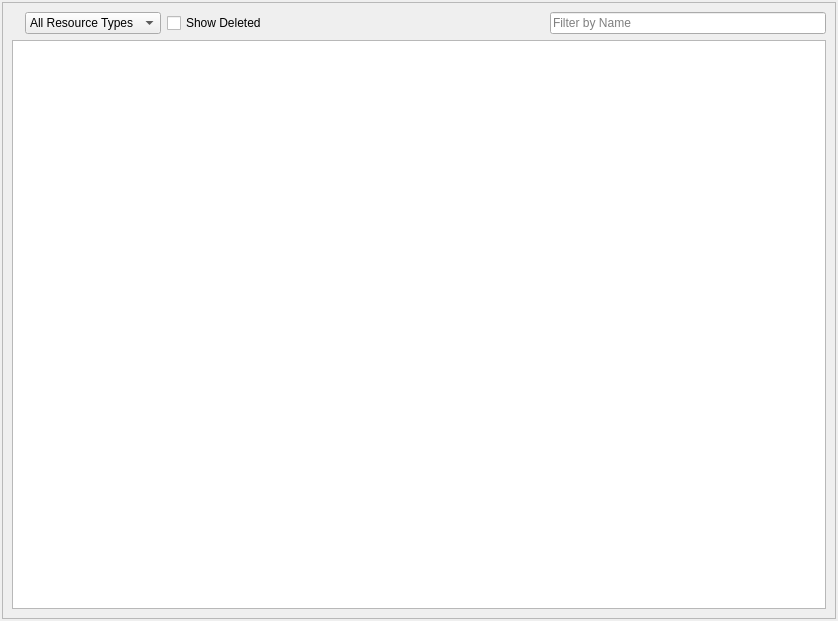
<?xml version="1.0" encoding="UTF-8"?>
<ui version="4.0">
 <class>ResourceWidget</class>
 <widget class="QDockWidget" name="ResourceWidget">
  <property name="geometry">
   <rect>
    <x>0</x>
    <y>0</y>
    <width>838</width>
    <height>621</height>
   </rect>
  </property>
  <property name="minimumSize">
   <size>
    <width>522</width>
    <height>200</height>
   </size>
  </property>
  <property name="sizeIncrement">
   <size>
    <width>5</width>
    <height>5</height>
   </size>
  </property>
  <property name="features">
   <set>QDockWidget::AllDockWidgetFeatures</set>
  </property>
  <property name="allowedAreas">
   <set>Qt::AllDockWidgetAreas</set>
  </property>
  <property name="windowTitle">
   <string>Resources</string>
  </property>
  <widget class="QWidget" name="dockWidgetContents">
   <layout class="QVBoxLayout" name="verticalLayout_3">
    <property name="spacing">
     <number>0</number>
    </property>
    <property name="leftMargin">
     <number>2</number>
    </property>
    <property name="topMargin">
     <number>2</number>
    </property>
    <property name="rightMargin">
     <number>2</number>
    </property>
    <property name="bottomMargin">
     <number>2</number>
    </property>
    <item>
     <widget class="QFrame" name="frame">
      <property name="frameShape">
       <enum>QFrame::StyledPanel</enum>
      </property>
      <property name="frameShadow">
       <enum>QFrame::Plain</enum>
      </property>
      <layout class="QVBoxLayout" name="verticalLayout">
       <item>
        <layout class="QHBoxLayout" name="horizontalLayout">
         <item>
          <widget class="QLabel" name="label_3">
           <property name="text">
            <string/>
           </property>
           <property name="pixmap">
            <pixmap resource="resources.qrc">:/Icons/Icons/Resources.png</pixmap>
           </property>
          </widget>
         </item>
         <item>
          <widget class="QComboBox" name="ComboResourceTypes">
           <property name="minimumSize">
            <size>
             <width>100</width>
             <height>0</height>
            </size>
           </property>
           <property name="currentIndex">
            <number>0</number>
           </property>
           <property name="sizeAdjustPolicy">
            <enum>QComboBox::AdjustToContents</enum>
           </property>
           <property name="minimumContentsLength">
            <number>0</number>
           </property>
           <item>
            <property name="text">
             <string>All Resource Types</string>
            </property>
            <property name="icon">
             <iconset resource="resources.qrc">
              <normaloff>:/Icons/Icons/AllThreads.png</normaloff>:/Icons/Icons/AllThreads.png</iconset>
            </property>
           </item>
          </widget>
         </item>
         <item>
          <widget class="QCheckBox" name="CheckShowDeleted">
           <property name="text">
            <string>Show Deleted</string>
           </property>
          </widget>
         </item>
         <item>
          <spacer name="horizontalSpacer">
           <property name="orientation">
            <enum>Qt::Horizontal</enum>
           </property>
           <property name="sizeHint" stdset="0">
            <size>
             <width>40</width>
             <height>20</height>
            </size>
           </property>
          </spacer>
         </item>
         <item>
          <widget class="QLineEdit" name="LineFilterByName">
           <property name="toolTip">
            <string>&lt;html&gt;&lt;head/&gt;&lt;body&gt;&lt;p&gt;Limits the output to files that contain the given text in their path.&lt;/p&gt;&lt;/body&gt;&lt;/html&gt;</string>
           </property>
           <property name="placeholderText">
            <string>Filter by Name</string>
           </property>
          </widget>
         </item>
        </layout>
       </item>
       <item>
        <widget class="QTableWidget" name="Table">
         <property name="editTriggers">
          <set>QAbstractItemView::NoEditTriggers</set>
         </property>
         <property name="selectionMode">
          <enum>QAbstractItemView::SingleSelection</enum>
         </property>
         <property name="selectionBehavior">
          <enum>QAbstractItemView::SelectRows</enum>
         </property>
         <property name="verticalScrollMode">
          <enum>QAbstractItemView::ScrollPerPixel</enum>
         </property>
         <property name="horizontalScrollMode">
          <enum>QAbstractItemView::ScrollPerPixel</enum>
         </property>
         <property name="sortingEnabled">
          <bool>true</bool>
         </property>
         <attribute name="horizontalHeaderStretchLastSection">
          <bool>true</bool>
         </attribute>
        </widget>
       </item>
      </layout>
     </widget>
    </item>
   </layout>
  </widget>
 </widget>
 <resources>
  <include location="resources.qrc"/>
 </resources>
 <connections/>
</ui>
